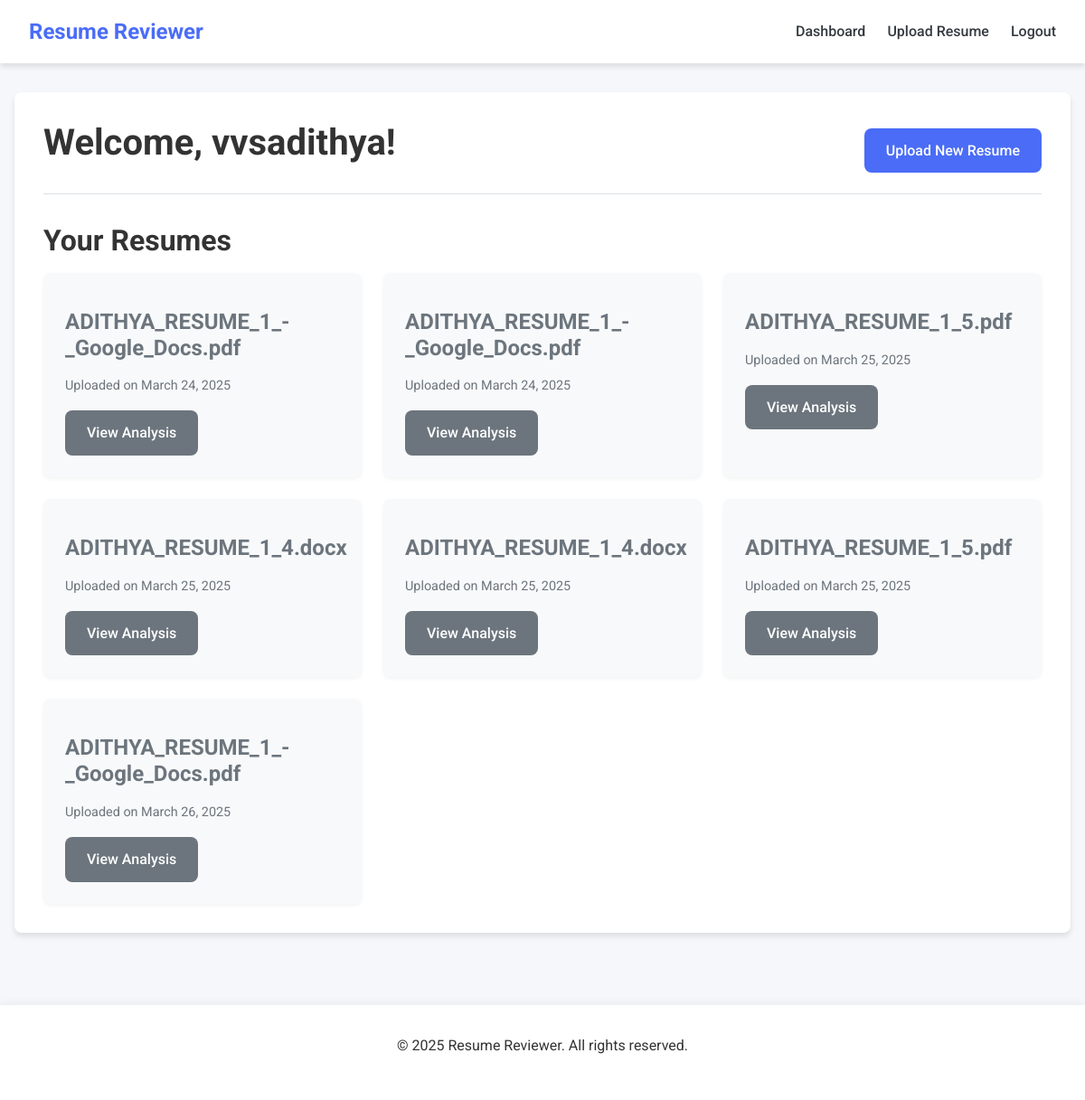
The page /dashboard (signed in) on the database its author committed.
### app.py (models this page shows, shortened)
class User(db.Model):
    id = db.Column(db.Integer, primary_key=True)
    username = db.Column(db.String(80), unique=True, nullable=False)
    email = db.Column(db.String(120), unique=True, nullable=False)
    password_hash = db.Column(db.String(128))
    resumes = db.relationship('Resume', backref='owner', lazy=True)

class Resume(db.Model):
    id = db.Column(db.Integer, primary_key=True)
    filename = db.Column(db.String(100), nullable=False)
    upload_date = db.Column(db.DateTime, default=datetime.utcnow)
    analysis = db.Column(db.Text, nullable=True)
    user_id = db.Column(db.Integer, db.ForeignKey('user.id'), nullable=False)

### app.py (the view)
@app.route('/dashboard')
def dashboard():
    if 'user_id' not in session:
        flash('Please log in to access the dashboard')
        return redirect(url_for('login'))
    user = User.query.get(session['user_id'])
    resumes = Resume.query.filter_by(user_id=user.id).all()
    return render_template('dashboard.html', user=user, resumes=resumes)

### app.py (called while the page is built)
@app.context_processor
def inject_now():
    return {'now': datetime.now()}

### templates/dashboard.html (shortened to what this page needs)
{% extends 'base.html' %}
{% block content %}
<div class="dashboard-container">
    <div class="dashboard-header">
        <h1>Welcome, {{ user.username }}!</h1>
        <a href="{{ url_for('upload_resume') }}" class="btn btn-primary">Upload New Resume</a>
    </div>
    <div class="dashboard-content">
        {% if resumes %}
        <h2>Your Resumes</h2>
        <div class="resume-list">
            {% for resume in resumes %}
            <div class="resume-card">
                <div class="resume-info">
                    <h3>{{ resume.filename }}</h3>
                    <p class="upload-date">Uploaded on {{ resume.upload_date.strftime('%B %d, %Y') }}</p>
                </div>
                <div class="resume-actions">
                    <a href="{{ url_for('view_analysis', resume_id=resume.id) }}" class="btn btn-secondary">View Analysis</a>
                </div>
            </div>
            {% endfor %}
        </div>
        {% endif %}
    </div>
</div>
{% endblock %}

### static/css/style.css (style rules this page uses)
:root { --primary-color: #4a6cf7; --secondary-color: #6c757d; --success-color: #28a745; --danger-color: #dc3545; --light-color: #f8f9fa; --dark-color: #343a40; --border-color: #dee2e6; --shadow: 0 4px 6px rgba(0, 0, 0, 0.1); --border-radius: 8px; --transition: all 0.3s ease; --section-bg: #ffffff; --section-border: 1px solid var(--border-color); }
* { margin: 0; padding: 0; box-sizing: border-box; }
body { font-family: 'Roboto', sans-serif; line-height: 1.6; color: #333; background-color: #f5f7fb; }
h1, h2, h3, h4, h5, h6 { margin-bottom: 1rem; font-weight: 700; line-height: 1.2; }
h1 { font-size: 2.5rem; }
h2 { font-size: 2rem; }
h3 { font-size: 1.5rem; }
p { margin-bottom: 1rem; }
a { color: var(--primary-color); text-decoration: none; transition: var(--transition); }
.btn { display: inline-block; padding: 0.75rem 1.5rem; border-radius: var(--border-radius); font-weight: 500; text-align: center; cursor: pointer; transition: var(--transition); border: none; }
.btn-primary { background-color: var(--primary-color); color: white; }
.btn-secondary { background-color: var(--secondary-color); color: white; }
.resume-info { margin: 1rem 0; color: var(--secondary-color); }
.dashboard-container { background-color: white; border-radius: var(--border-radius); box-shadow: var(--shadow); padding: 2rem; }
.dashboard-header { display: flex; justify-content: space-between; align-items: center; margin-bottom: 2rem; padding-bottom: 1rem; border-bottom: 1px solid var(--border-color); }
.resume-list { display: grid; grid-template-columns: repeat(auto-fill, minmax(300px, 1fr)); gap: 1.5rem; }
.resume-card { background-color: #f8f9fa; border-radius: var(--border-radius); padding: 1.5rem; box-shadow: 0 2px 4px rgba(0, 0, 0, 0.05); transition: var(--transition); }
.resume-info { margin-bottom: 1rem; }
.upload-date { color: var(--secondary-color); font-size: 0.9rem; }

### rows shown on the page
User: username "vvsadithya"
Resume: filename "ADITHYA_RESUME_1_-_Google_Docs.pdf", upload_date "March 24, 2025"
Resume: filename "ADITHYA_RESUME_1_-_Google_Docs.pdf", upload_date "March 24, 2025"
Resume: filename "ADITHYA_RESUME_1_5.pdf", upload_date "March 25, 2025"
Resume: filename "ADITHYA_RESUME_1_4.docx", upload_date "March 25, 2025"
Resume: filename "ADITHYA_RESUME_1_4.docx", upload_date "March 25, 2025"
Resume: filename "ADITHYA_RESUME_1_5.pdf", upload_date "March 25, 2025"
Resume: filename "ADITHYA_RESUME_1_-_Google_Docs.pdf", upload_date "March 26, 2025"
